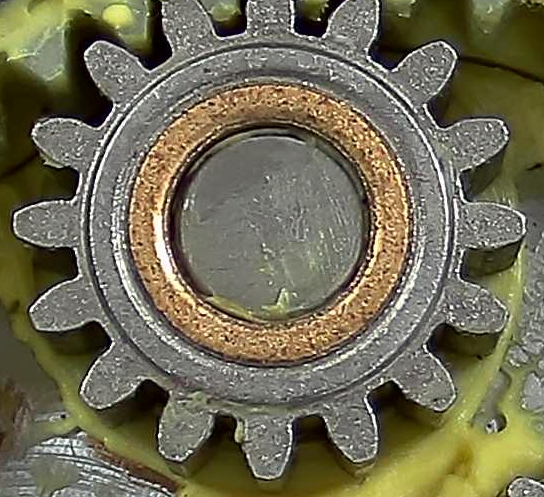
#> input picture templates/Crop 3.png, 544 x 497 px, given in place of Planetary_Gear_Backup.mp4, which was not available
$ python main.py
#> lines starting #> are read from the running program, lines starting #| are printed output that depends on the picture
import cv2
import numpy as np
import os
from datetime import datetime

def nothing(x):
    pass

def non_max_suppression_fast(boxes, overlapThresh):
    if len(boxes) == 0:
        return []

    boxes = np.array(boxes)
    pick = []

    x1 = boxes[:, 0]
    y1 = boxes[:, 1]
    x2 = boxes[:, 2]
    y2 = boxes[:, 3]

    area = (x2 - x1 + 1) * (y2 - y1 + 1)
    idxs = np.argsort(y2)

    while len(idxs) > 0:
        last = idxs[-1]
        pick.append(last)

        xx1 = np.maximum(x1[last], x1[idxs[:-1]])
        yy1 = np.maximum(y1[last], y1[idxs[:-1]])
        xx2 = np.minimum(x2[last], x2[idxs[:-1]])
        yy2 = np.minimum(y2[last], y2[idxs[:-1]])

        w = np.maximum(0, xx2 - xx1 + 1)
        h = np.maximum(0, yy2 - yy1 + 1)

        overlap = (w * h) / area[idxs[:-1]]
        idxs = np.delete(idxs, np.concatenate(([len(idxs) - 1], np.where(overlap > overlapThresh)[0])))

    return boxes[pick].astype("int")


# === CONFIG ===
video_path = r"C:\Users\dhana\Downloads\Planetary_Gear_Detection\Planetary_Gear_Backup.mp4" # 🔁 Change this to your video path
template_folder = r"C:\Users\dhana\Downloads\Planetary_Gear_Detection\templates"
scale_percent_for_display = 60

# === LOAD VIDEO ===
cap = cv2.VideoCapture(video_path)
if not cap.isOpened():
    raise FileNotFoundError(f"Cannot open video: {video_path}")

total_frames = int(cap.get(cv2.CAP_PROP_FRAME_COUNT))
fps = cap.get(cv2.CAP_PROP_FPS)

# === READ FIRST FRAME FOR TEMPLATE ===
ret, first_frame = cap.read()
#> first_frame is the input picture: shape (497, 544, 3); mean B, G, R 85.4, 108.5, 112.9
if not ret:
    raise ValueError("Cannot read first frame.")

gray_first = cv2.cvtColor(first_frame, cv2.COLOR_BGR2GRAY)
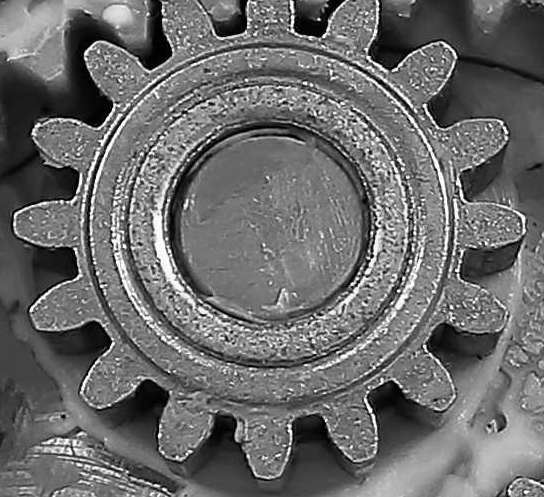
#> gray_first: shape (497, 544); min 0, max 255, mean 107.2
os.makedirs(template_folder, exist_ok=True)

# === SELECT TEMPLATES ===
#> (the run stopped early here; a loop or call above may not have finished)

$ run again, on templates/crop 4.png
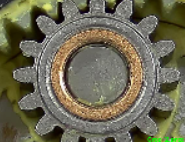
#> input picture templates/crop 4.png, 185 x 142 px, given in place of Planetary_Gear_Backup.mp4, which was not available
#> first_frame is the input picture: shape (142, 185, 3); mean B, G, R 85.2, 106.6, 110.2
#> `gray_first = cv2.cvtColor(first_frame, cv2.COLOR_BGR2GRAY)`:
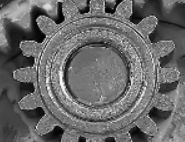
#> gray_first: shape (142, 185); min 1, max 252, mean 105.2

$ run again, on templates/crop 5.png
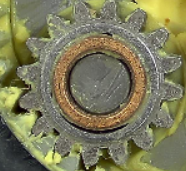
#> input picture templates/crop 5.png, 186 x 171 px, given in place of Planetary_Gear_Backup.mp4, which was not available
#> first_frame is the input picture: shape (171, 186, 3); mean B, G, R 90.2, 122.9, 124.8
#> `gray_first = cv2.cvtColor(first_frame, cv2.COLOR_BGR2GRAY)`:
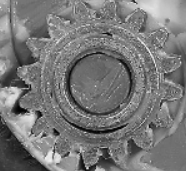
#> gray_first: shape (171, 186); min 3, max 239, mean 119.8
